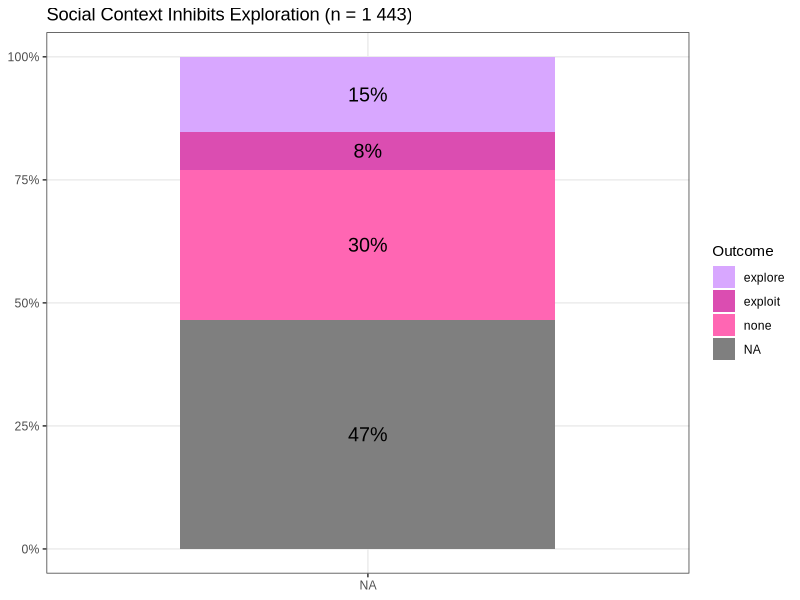
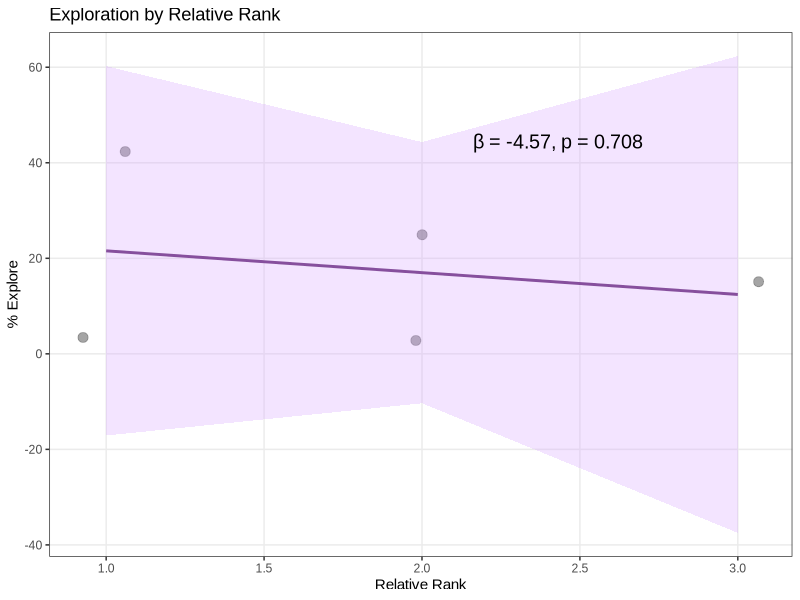

Recreate these plots in R, in order. (Note: this script raises an error after producing the figures.)
# Poster_Publication_Figures.R
# Generates all five publication-quality figures for the poster

library(ggplot2); library(dplyr); library(cowplot); library(reshape2); library(lme4)
# Set color palette
cols <- c("explore"="#D8A7FF", "exploit"="#DB4DB1", "none"="#FF66B3", "plum"="#642B73", "Male"="#0073C2FF", "Female"="#FF66B3", "Original"="#FF9900", "Interaction"="#00B26D", "Random"="#CCCCCC", "Baseline"="#999999", "Relative rank"="#642B73", "Absolute rank"="#D8A7FF")
# 1. Context_Bars.png
{
  d <- read.csv("Explore Exploit Dataset.csv"); d$Outcome <- factor(tolower(d$OUTCOME), levels = c("explore", "exploit", "none")); d$CONDITION <- factor(d$CONDITION, levels = c("Solo", "Duo", "Trio"))
  tab <- d %>% count(CONDITION, Outcome) %>% group_by(CONDITION) %>% mutate(pct = n/sum(n), label = scales::percent(pct, accuracy=1))
  p <- ggplot(tab, aes(CONDITION, pct, fill=Outcome)) +
    geom_bar(stat="identity", width=0.7) +
    geom_text(aes(label=label), position=position_stack(vjust=0.5), size=5, family="Arial") +
    scale_fill_manual(values=cols) +
    scale_y_continuous(labels=scales::percent) +
    labs(title="Social Context Inhibits Exploration (n = 1 443)", x=NULL, y=NULL) +
    theme_bw() + theme(text=element_text(family="Arial"), panel.grid.minor=element_blank())
  ggsave("Context_Bars.png", p, width=16, height=12, units="cm", dpi=300)
}
# 2. Rank_Slope.png
{
  d <- read.csv("Explore Exploit Dataset.csv"); d$sex <- ifelse(d$monkey %in% c("FRAN","DALI","EBI"), "Male", "Female"); d$RELATIVE_RANK <- as.factor(d$RELATIVE_RANK)
  tab <- d %>% filter(tolower(OUTCOME)=="explore") %>% count(RELATIVE_RANK, sex) %>% left_join(d %>% count(RELATIVE_RANK, sex, name="total"), by=c("RELATIVE_RANK","sex")) %>% mutate(pct=100*n/total)
  fit <- lm(pct ~ as.numeric(RELATIVE_RANK), data=tab)
  ci <- predict(fit, newdata=data.frame(RELATIVE_RANK=1:3), interval="confidence")
  p <- ggplot(tab, aes(as.numeric(RELATIVE_RANK), pct, color=sex)) +
    geom_jitter(width=0.1, size=3, alpha=0.7) +
    geom_line(data=data.frame(x=1:3, y=ci[,1]), aes(x, y), color=cols["plum"], size=1) +
    geom_ribbon(data=data.frame(x=1:3, ymin=ci[,2], ymax=ci[,3]), aes(x, ymin=ymin, ymax=ymax), fill=cols["explore"], alpha=0.3, inherit.aes=FALSE) +
    scale_color_manual(values=c("Male"=cols["Male"], "Female"=cols["Female"])) +
    labs(x="Relative Rank", y="% Explore", title="Exploration by Relative Rank") +
    annotate("text", x=2.7, y=max(tab$pct)+2, hjust=1, label=sprintf("β = %.2f, p = %.3f", coef(fit)[2], summary(fit)$coefficients[2,4]), size=5, family="Arial") +
    theme_bw() + theme(text=element_text(family="Arial"), panel.grid.minor=element_blank())
  ggsave("Rank_Slope.png", p, width=16, height=12, units="cm", dpi=300)
}
# 3. Personality_Caterpillar.png
{
  d <- read.csv("Explore Exploit Dataset.csv"); d$Outcome <- factor(tolower(d$OUTCOME), levels=c("explore","exploit","none")); d$monkey <- factor(d$monkey)
  m <- glmer((Outcome=="explore") ~ 1 + (1|monkey), data=d, family=binomial)
  re <- ranef(m)$monkey[,1]; se <- sqrt(attr(ranef(m, condVar=TRUE)$monkey, "postVar")[1,1,])
  df <- data.frame(monkey=names(re), logodds=re, lower=re-1.96*se, upper=re+1.96*se)
  df <- df[order(-df$logodds),]; df$monkey <- factor(df$monkey, levels=df$monkey)
  p <- ggplot(df, aes(x=logodds, y=monkey)) +
    geom_point(size=3, color=cols["plum"]) +
    geom_errorbarh(aes(xmin=lower, xmax=upper), height=0.2, color=cols["explore"]) +
    labs(title="Monkey Personality: Exploration Log-Odds", x="Random Intercept (log-odds)", y=NULL) +
    theme_bw() + theme(text=element_text(family="Arial"), panel.grid.minor=element_blank())
  ggsave("Personality_Caterpillar.png", p, width=16, height=12, units="cm", dpi=300)
}
# 4. Accuracy_Bars.png
{
  df <- data.frame(Method=c("Random","Baseline","Original","Interaction"), Accuracy=c(33,34.2,46.9,48.9))
  p <- ggplot(df, aes(x=reorder(Method, Accuracy), y=Accuracy, fill=Method)) +
    geom_bar(stat="identity", width=0.7) +
    geom_hline(yintercept=46.9, linetype="dashed", color="red", size=1) +
    scale_fill_manual(values=c("Original"=cols["Original"], "Interaction"=cols["Interaction"], "Random"=cols["Random"], "Baseline"=cols["Baseline"])) +
    coord_flip() +
    labs(title="Model Accuracy Comparison", x=NULL, y="Accuracy (%)") +
    theme_bw() + theme(text=element_text(family="Arial"), panel.grid.minor=element_blank(), legend.position="none")
  ggsave("Accuracy_Bars.png", p, width=16, height=12, units="cm", dpi=300)
}
# 5. ELPD_Diff.png
{
  df <- data.frame(Model=c("Relative rank","Absolute rank"), ELPD=c(6.7,0))
  p <- ggplot(df, aes(x=Model, y=ELPD, fill=Model)) +
    geom_bar(stat="identity", width=0.7) +
    geom_text(aes(label="+6.7 log-lik units"), x=1, y=7, vjust=0, size=6, family="Arial") +
    scale_fill_manual(values=c("Relative rank"=cols["Relative rank"], "Absolute rank"=cols["Absolute rank"])) +
    labs(title="ΔELPD: Model Comparison", x=NULL, y=NULL) +
    theme_bw() + theme(text=element_text(family="Arial"), panel.grid=element_blank(), axis.text.y=element_blank(), axis.ticks.y=element_blank(), legend.position="none")
  ggsave("ELPD_Diff.png", p, width=16, height=12, units="cm", dpi=300)
} 
